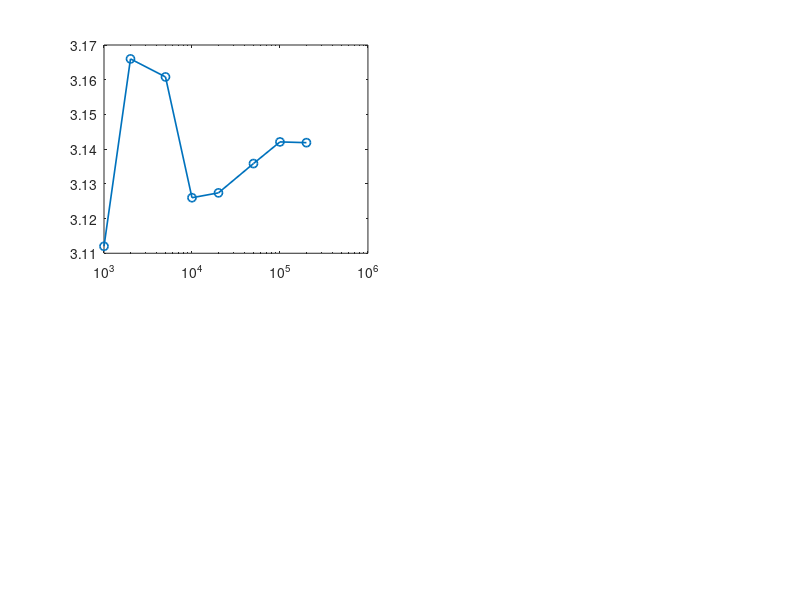

This figure's MATLAB source: (Note: this script raises an error after producing the figure.)
% mc_pi_for.m
% Task 1——for loop
% Estimate π by sampling point-by-point with a for loop
% Record the estimation error |pi_hat - pi|
% Record the runtime, and plot precision vs. computational cost

clear; clc;
rng(1);                              % Fix random seed for reproducibility
true_pi = pi;

% Multiple sample sizes (can be increased or decreased as needed)
Ns = round([1e3 2e3 5e3 1e4 2e4 5e4 1e5 2e5]);

PiHat  = zeros(size(Ns));            % Estimated values of π
Err    = zeros(size(Ns));            % Absolute errors
Timing = zeros(size(Ns));            % Runtime (seconds)

fprintf(' N\t\t pi_hat\t\t abs.err\t time(s)\n');

% for loop
for i = 1:numel(Ns)
    N = Ns(i);
    inside = 0;

    t0 = tic;                        % Start timing
     
    for k = 1:N                      % point-by-point sampling
        x = rand(); y = rand();
        if x*x + y*y <= 1.0          % Inside the quarter circle
            inside = inside + 1;
        end
    end
    Timing(i) = toc(t0);             % End timing

    PiHat(i) = 4 * inside / N;       % Estimation of π
    Err(i)   = abs(PiHat(i) - true_pi);

    fprintf('%-8d\t %.6f\t %.3e\t %.3f\n', N, PiHat(i), Err(i), Timing(i));
end

% Plotting
figure('Color','w','Position',[80 80 1100 800]);

% (a) Estimated π vs N
subplot(2,2,1);
semilogx(Ns, PiHat, 'o-','LineWidth',1.2); 
hold on;

yline(true_pi,'--','\pi (true)','LineWidth',1.2);
xlabel('Sample size N (log)'); ylabel('Estimated \pi');
title('Estimated \pi vs N (for loop)'); 
grid on;

% (b) Error vs N with Monte Carlo convergence rate ~ N^{-1/2}
subplot(2,2,2);
loglog(Ns, Err, 'o-','LineWidth',1.2); 
hold on;

C = Err(1) * sqrt(Ns(1));            % Reference line passing through the first point
loglog(Ns, C./sqrt(Ns), '--', 'LineWidth',1.2);
legend('| \pi_{hat} - \pi |', 'C \cdot N^{-1/2}', 'Location','southwest');
xlabel('Sample size N (log)'); ylabel('Absolute error (log)');
title('Error decay and Monte Carlo 1/\surdN rate'); 
grid on;

% (c) Runtime vs N
subplot(2,2,3);
loglog(Ns, Timing, 'o-','LineWidth',1.2);
xlabel('Sample size N (log)'); ylabel('Runtime / s (log)');
title('Runtime vs Sample size'); 
grid on;

% (d) Accuracy–cost tradeoff: Runtime vs Error
subplot(2,2,4);
loglog(Timing, Err, 'o-','LineWidth',1.2);
xlabel('Runtime / s (log)'); ylabel('Absolute error (log)');
title('Accuracy vs Computational cost'); 
grid on;

sgtitle('Monte Carlo Estimation of \pi (for loop, fixed N)','FontWeight','bold');